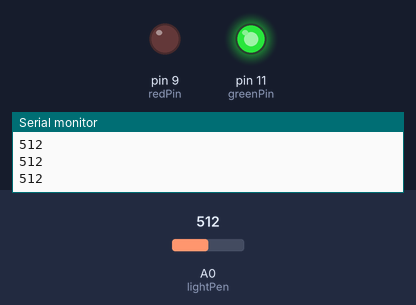
A sketch run on a simulated Arduino Uno, built with avr-gcc and run on an emulated ATmega328P. On the bench: output pins drawn as LEDs (lit = HIGH), the last lines printed to the serial monitor. Dashed ring = blinking. The inputs (shaded band) are chosen by the test bench; at power-on: A0 (lightPen) = 512.

Above: at 1.2 s.
1.3 s: A0 (lightPen) set to 891
2.9 s: A0 (lightPen) set to 915
At 4.0 s:
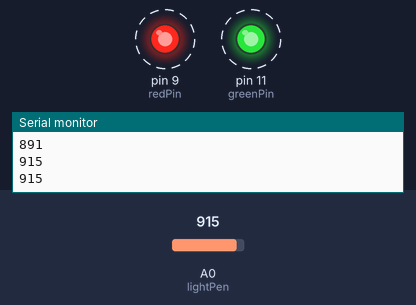
5.9 s: A0 (lightPen) set to 340
At 6.9 s:
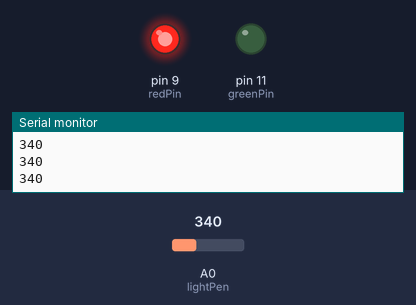
8.0 s: A0 (lightPen) set to 359
At 8.9 s:
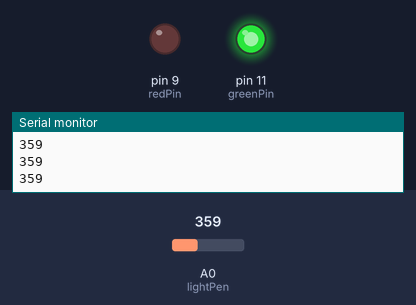
9.7 s: A0 (lightPen) set to 306
At 10.9 s:
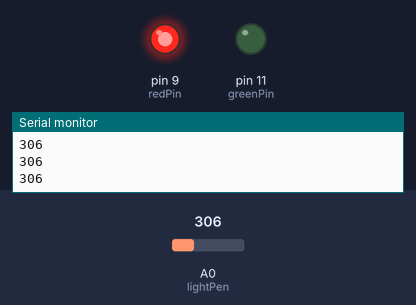
Timing chart, 0 to 12.5 s (numbered marks = the images above; inputs shaded):
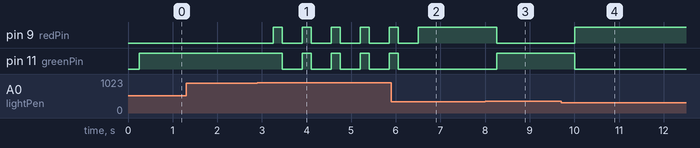

Measured:
- the behaviour switches between 900 and 901 on A0 (lightPen) (found by bisection; images 0 and 1)
- the behaviour switches between 350 and 351 on A0 (lightPen) (found by bisection; images 2 and 3)
- after the input at 2.9 s, pin 9 (redPin): alternates HIGH for 0.20 s and LOW for 0.45 s, starting after 0.35 s; pin 11 (greenPin): alternates HIGH for 0.20 s and LOW for 0.45 s, starting after 0.55 s
- after the input at 5.9 s, pin 9 (redPin): goes on until 6.5 s, then stays HIGH; pin 11 (greenPin): goes on until 6.1 s, then stays LOW
- after the input at 8.0 s, pin 9 (redPin): HIGH → LOW after 0.26 s; pin 11 (greenPin): LOW → HIGH after 0.26 s
- after the input at 9.7 s, pin 9 (redPin): LOW → HIGH after 0.31 s; pin 11 (greenPin): HIGH → LOW after 0.31 s

The sketch:

LED_Value_Control.ino
```cpp
int lightPen=A0;
int lightVal;
int dv=250;
int greenPin=11;
int redPin=9;

void setup() {
  // put your setup code here, to run once:
  pinMode(lightPen,INPUT);
  pinMode(redPin,OUTPUT);
  pinMode(greenPin,OUTPUT);
  Serial.begin(9600);
}

void loop() {
  // put your main code here, to run repeatedly:
  lightVal=analogRead(lightPen);
  Serial.println(lightVal);
  delay(dv);
  if (lightVal>350)
  {
    digitalWrite(greenPin,HIGH);
    digitalWrite(redPin,LOW);
  }
  if (lightVal<=350)
  {
    digitalWrite(redPin,HIGH);
    digitalWrite(greenPin,LOW);
  }
  if (lightVal>900)
  {
    digitalWrite(redPin,HIGH);
    digitalWrite(greenPin,HIGH);
    delay(200);
    digitalWrite(redPin,LOW);
    digitalWrite(greenPin,LOW);
    delay(200);
  }
}
```
